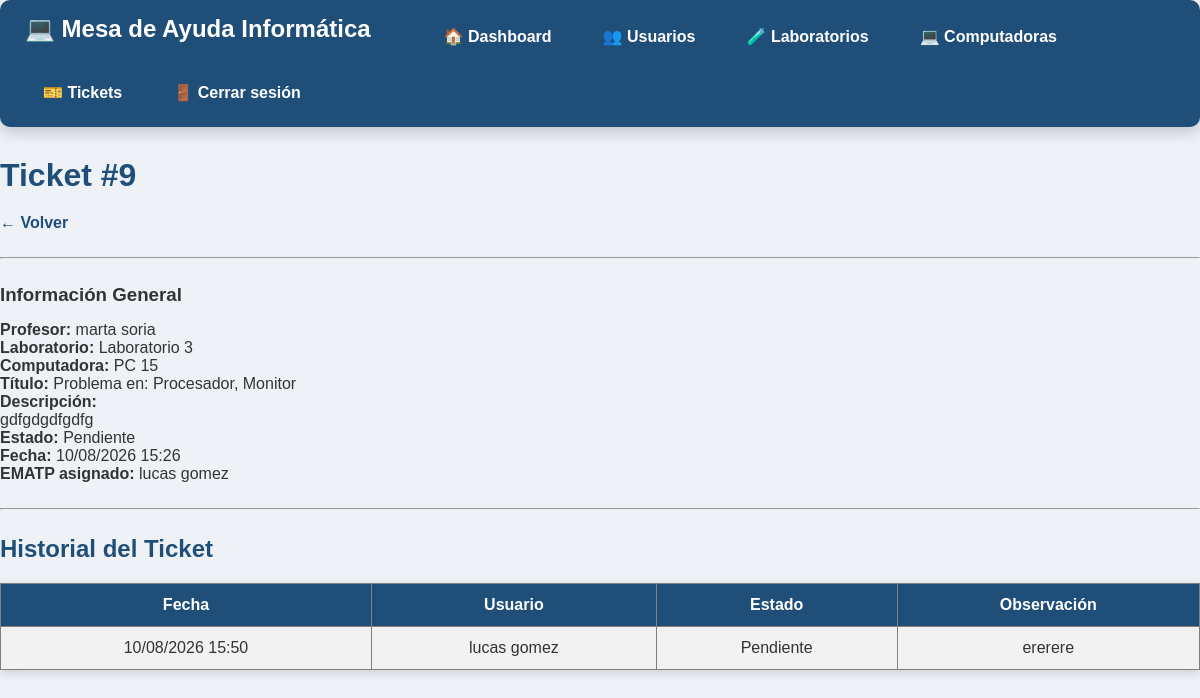
Page /sistemaescuela/administrativo/ver_ticket.php?id=9 (signed in) on the committed database.
### tables this page shows
CREATE TABLE `tickets` (
  `id_ticket` int(11) NOT NULL,
  `titulo` varchar(100) NOT NULL,
  `descripcion` text NOT NULL,
  `componentes_afectados` text DEFAULT NULL,
  `fecha_creacion` datetime DEFAULT current_timestamp(),
  `estado` enum('Abierto','Pendiente','Cerrado') NOT NULL DEFAULT 'Abierto',
  `id_usuario` int(11) NOT NULL,
  `id_computadora` int(11) DEFAULT NULL,
  `foto` varchar(255) DEFAULT NULL,
  `id_ematp_asignado` int(11) DEFAULT NULL
);

CREATE TABLE `usuarios` (
  `id_usuario` int(11) NOT NULL,
  `nombre` varchar(50) NOT NULL,
  `apellido` varchar(50) NOT NULL,
  `email` varchar(100) NOT NULL,
  `contrasena` varchar(255) NOT NULL,
  `id_rol` int(11) NOT NULL
);

CREATE TABLE `laboratorios` (
  `id_laboratorio` int(11) NOT NULL,
  `nombre` varchar(50) NOT NULL
);

CREATE TABLE `computadoras` (
  `id_computadora` int(11) NOT NULL,
  `numero_pc` int(11) NOT NULL,
  `id_laboratorio` int(11) NOT NULL,
  `estado` enum('Alta','Baja') NOT NULL DEFAULT 'Alta'
);

CREATE TABLE `historialticket` (
  `id_historial` int(11) NOT NULL,
  `id_ticket` int(11) NOT NULL,
  `estado` enum('Abierto','Pendiente','Cerrado') NOT NULL,
  `fecha` datetime DEFAULT current_timestamp(),
  `observacion` varchar(255) DEFAULT NULL,
  `id_usuario` int(11) NOT NULL
);

### sistemaescuela/administrativo/ver_ticket.php (the view, shortened to what this page needs)
<?php
include("../conexion/conexion.php");
$id = $_GET["id"];
$sql = "SELECT
tickets.*,
usuarios.nombre,
usuarios.apellido,
laboratorios.nombre AS laboratorio,
computadoras.numero_pc,
ematp.nombre AS nombre_ematp,
ematp.apellido AS apellido_ematp
FROM tickets
INNER JOIN usuarios
ON tickets.id_usuario = usuarios.id_usuario
INNER JOIN computadoras
ON tickets.id_computadora = computadoras.id_computadora
INNER JOIN laboratorios
ON computadoras.id_laboratorio = laboratorios.id_laboratorio
LEFT JOIN usuarios ematp
ON tickets.id_ematp_asignado = ematp.id_usuario
WHERE id_ticket='$id'";
$resultado = mysqli_query($conexion,$sql);
$ticket = mysqli_fetch_assoc($resultado);
$sqlHistorial = "SELECT
historialticket.*,
usuarios.nombre,
usuarios.apellido
FROM historialticket
INNER JOIN usuarios
ON historialticket.id_usuario = usuarios.id_usuario
WHERE id_ticket='$id'
ORDER BY fecha DESC";
$historial = mysqli_query($conexion,$sqlHistorial);
?>
<!DOCTYPE html>
<html lang="es">
<head>
<link rel="stylesheet" href="../css/estilos.css">
</head>
<body>
<?php include("../includes/menu_admin.php"); ?>
<h1>Ticket #<?php echo $ticket["id_ticket"]; ?></h1>
<a href="tickets.php">← Volver</a>
<hr>
<h3>Información General</h3>
<p>
<strong>Profesor:</strong>
<?php echo $ticket["nombre"]." ".$ticket["apellido"]; ?>
</p>
<p>
<strong>Laboratorio:</strong>
<?php echo $ticket["laboratorio"]; ?>
</p>
<p>
<strong>Computadora:</strong>
PC <?php echo $ticket["numero_pc"]; ?>
</p>
<p>
<strong>Título:</strong>
<?php echo $ticket["titulo"]; ?>
</p>
<p>
<strong>Descripción:</strong>
<br>
<?php echo nl2br($ticket["descripcion"]); ?>
</p>
<p>
<strong>Estado:</strong>
<?php echo $ticket["estado"]; ?>
</p>
<p>
<strong>Fecha:</strong>
<?php echo date("d/m/Y H:i",strtotime($ticket["fecha_creacion"])); ?>
</p>
<p>
<strong>EMATP asignado:</strong>
<?php
if($ticket["nombre_ematp"]!=""){
echo $ticket["nombre_ematp"]." ".$ticket["apellido_ematp"];
}else{
echo "Sin asignar";
}
?>
</p>
<hr>
<h2>Historial del Ticket</h2>
<table border="1" cellpadding="10">
<tr>
<th>Fecha</th>
<th>Usuario</th>
<th>Estado</th>
<th>Observación</th>
</tr>
<?php while($fila=mysqli_fetch_assoc($historial)){ ?>
<tr>
<td>
<?php echo date("d/m/Y H:i",strtotime($fila["fecha"])); ?>
</td>
<td>
<?php echo $fila["nombre"]." ".$fila["apellido"]; ?>
</td>
<td>
<?php echo $fila["estado"]; ?>
</td>
<td>
<?php echo $fila["observacion"]; ?>
</td>
</tr>
<?php } ?>
</table>
</body>
</html>

### sistemaescuela/css/estilos.css (style rules this page uses)
* { margin:0; padding:0; box-sizing:border-box; font-family:Arial, Helvetica, sans-serif; }
body { background:#eef2f7; color:#333; font-family:Arial, Helvetica, sans-serif; }
h1 { color:#1f4e79; margin-bottom:20px; }
h2 { color:#1f4e79; margin-bottom:15px; }
h3 { margin-bottom:15px; }
a { color:#1f4e79; text-decoration:none; font-weight:bold; }
table { width:100%; border-collapse:collapse; margin-top:20px; background:white; box-shadow:0px 3px 10px rgba(0,0,0,.15); }
table th { background:#1f4e79; color:white; padding:12px; }
table td { padding:12px; text-align:center; }
table tr:nth-child(even) { background:#f2f2f2; }
hr { margin:25px 0; }

### rows in the picture
tickets: id_ticket "9", id_usuario.nombre "marta", id_usuario.apellido "soria", laboratorios.nombre "Laboratorio 3", id_computadora.numero_pc "15", titulo "Problema en: Procesador, Monitor", descripcion "gdfgdgdfgdfg", estado "Pendiente", fecha_creacion "10/08/2026 15:26", id_ematp_asignado.nombre "lucas", id_ematp_asignado.apellido "gomez"
historialticket: fecha "10/08/2026 15:50", id_usuario.nombre "lucas", id_usuario.apellido "gomez", estado "Pendiente", observacion "ererere"
